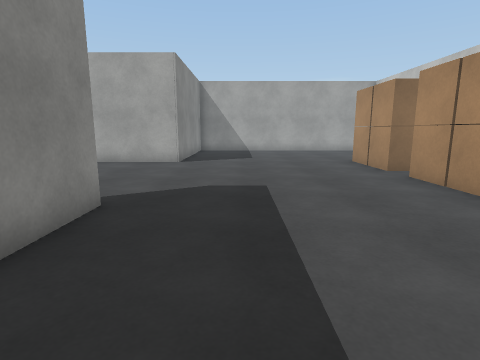
View 1 (above)

18 first-person views from a walk through a scene from a Unity 3-D project. The camera is 1.3 m above the floor, tilts 10° down and sees 80° across. The floor is counted in squares, 1 m on a side. Each view is taken from the middle of a square. On the plan, view 1 faces up. The plan holds only what a view shows up to about 13 squares ahead; the rest is blank. The place goes on beyond the plan. Surface patterns are stand-ins for the level's own textures.

View 2
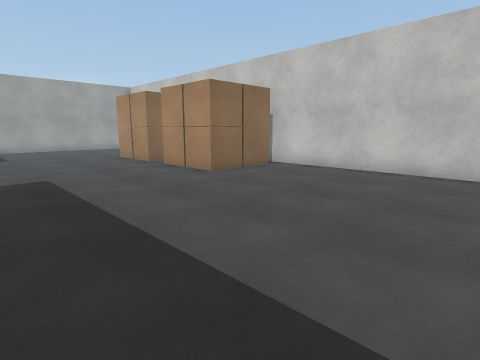

View 3
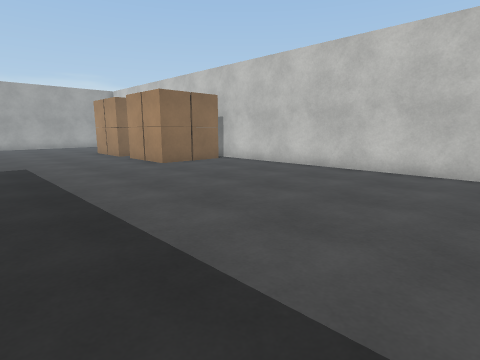

View 4
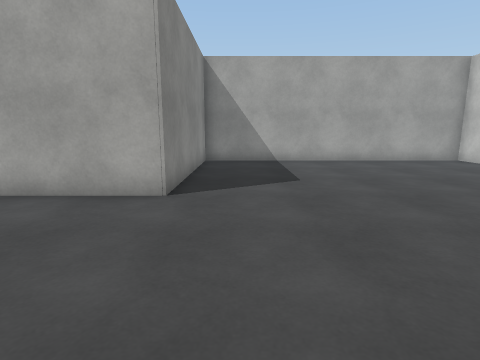

View 5
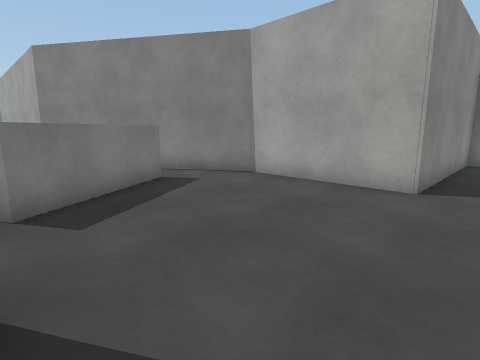

View 6
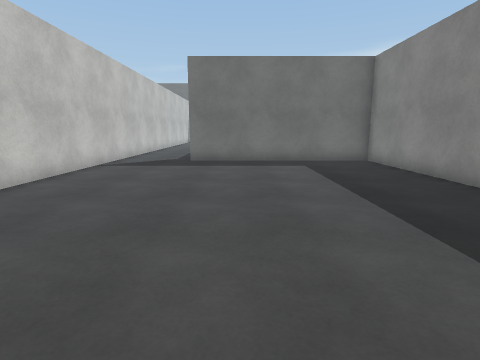

View 7
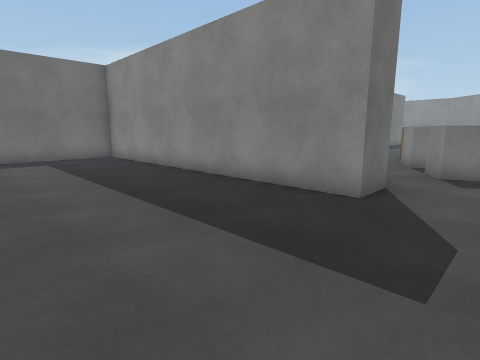

View 8
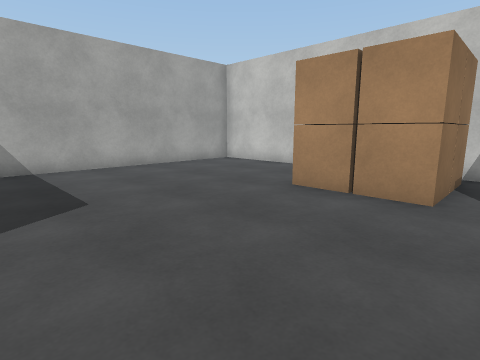

View 9
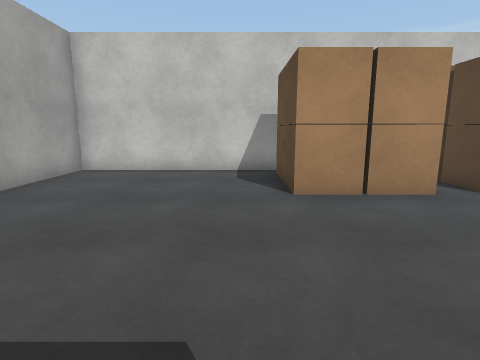

View 10
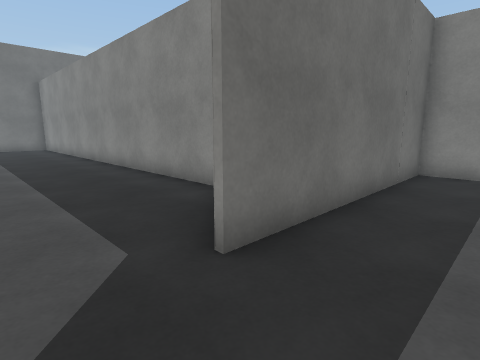

View 11
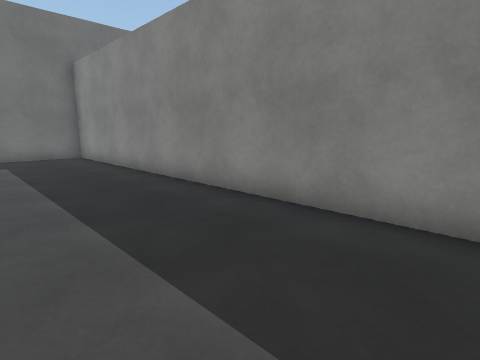

View 12
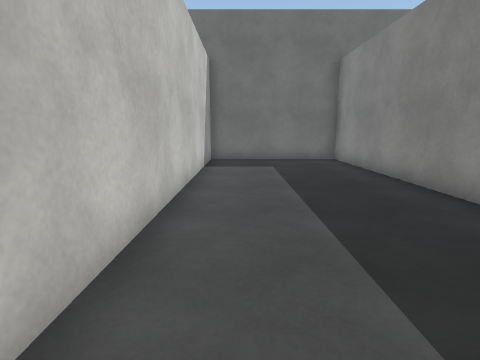

View 13
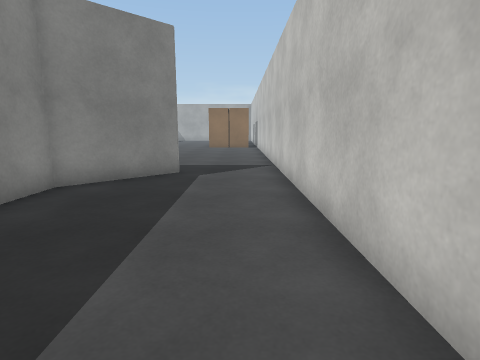

View 14
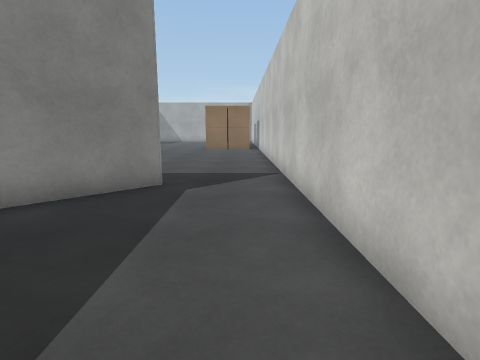

View 15
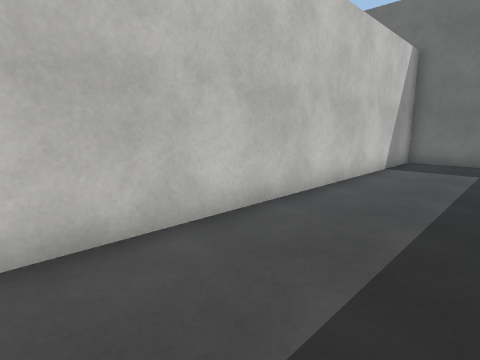

View 16
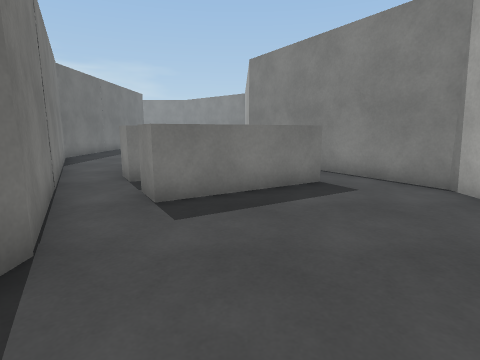

View 17
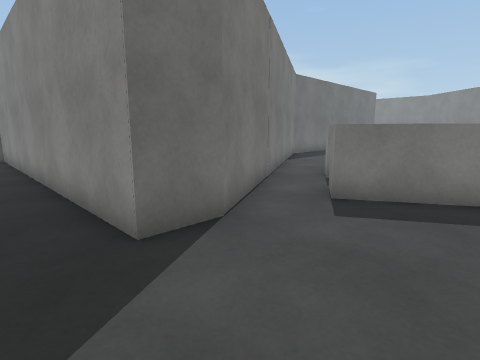

View 18
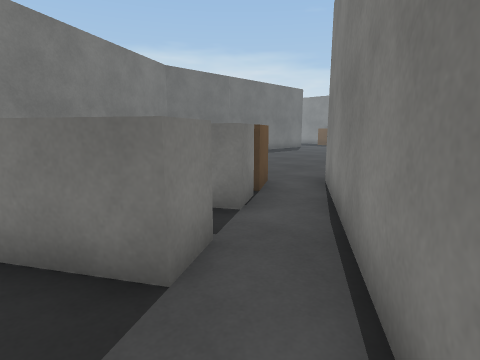

### Floor plan
Points are (right, up) in squares from view 1. A wall is a line through its corners. A room is listed if a view was taken in it or the views show most of it. See-through windows are left out.
Room 1 (views 1, 2, 3, 4, 5, 6, 7, 8, 9, 10, 16, 17, 18)
walls: (8.3, 11.8) (8.3, 18.1) (-2.4, 18.1) (-2.4, 11.6) (-7.1, 11.6) (-11.6, 8.7); (-8.4, 4.6) (-8.1, 4.2); (-9.1, 8.4) (-8.1, 9) (-6, 5.5) (-7, 4.9); (-10.2, 7.8) (-10, 7.3); (-10.5, 1) (-3.8, 4.8) (-2.4, 4.8) (-2.4, -7.1) (5.3, -7.1); (8.3, -9.6) (8.3, 5.6)
ways out: opening at (6.5, -9.5) to room 2; gap at (-6, 5)
objects: other object (-11, 3); other object (-11, 6); other object (5, 5) to (6, 6); other object (5, 7) to (6, 8); other object (5, 9) to (6, 10); other object (5, 11) to (6, 12); other object (7, 5) to (7, 6); other object (7, 7) to (7, 8); other object (7, 9) to (7, 10); other object (7, 11) to (7, 12)
Room 2 (views 11, 12, 13, 14, 15)
walls: (5.3, -7.1) (2.8, -9.6) (2.8, -26.7) (8.3, -26.7) (8.3, -9.6)
ways out: opening at (6.5, -9.5) to room 1

Where each view was taken, in squares from view 1:
view 1: 0 up, 0 right, facing up
view 2: 2 down, 1 left, facing up-right
view 3: 5 down, 1 left, facing up-right
view 4: 6 up, 1 left, facing up
view 5: 5 up, 1 left, facing up-left
view 6: 5 up, 3 right, facing down
view 7: 7 up, 3 right, facing down-left
view 8: 8 up, 1 left, facing up-right
view 9: 13 up, 1 left, facing right
view 10: 5 down, 7 right, facing down-left
view 11: 12 down, 7 right, facing down-left
view 12: 14 down, 7 right, facing down
view 13: 16 down, 7 right, facing up
view 14: 14 down, 7 right, facing up
view 15: 14 down, 5 right, facing down-right
view 16: 7 up, 1 left, facing left
view 17: 8 up, 1 left, facing down-left
view 18: 11 up, 7 left, facing down-left
